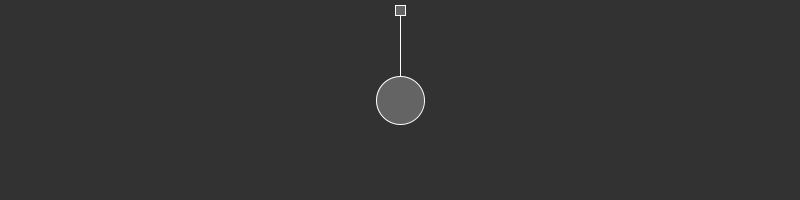
Frame 1 (no input)
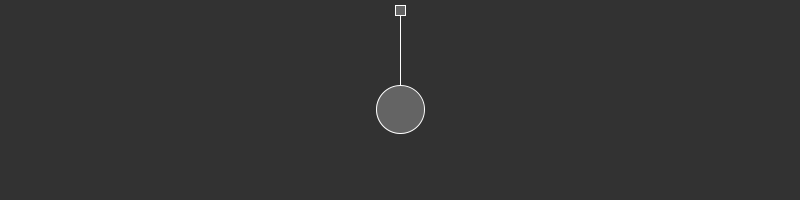
Frame 60 (the mouse pressed at the canvas centre just before this capture)
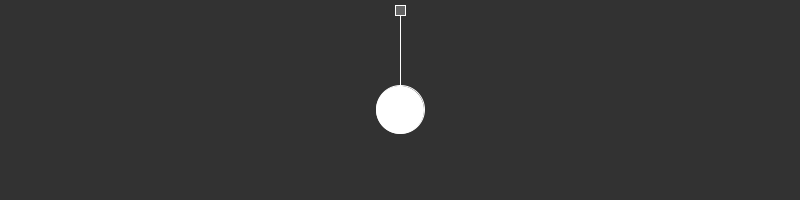
Frame 120 (the mouse held since frame 60 and released just before this capture)

The Processing sketch that drew these frames (run headless with seeded random() and noise(); from frame 60 on, the mouse is pressed at the canvas centre):

// Processing sketch: _3_10_spring
// ── _3_10_spring.pde
// Nature of Code 2011
// Daniel Shiffman
// Chapter 3: Oscillation
// Mover attached to spring connection
// PVector
// http://www.shiffman.net


// Mover object
Bob bob;

// Spring object
Spring spring;

void setup() {
  size(800,200);
  smooth();
  // Create objects at starting location
  // Note third argument in Spring constructor is "rest length"
  spring = new Spring(width/2,10,100); 
  bob = new Bob(width/2,100); 

}

void draw()  {
  background(50); 
  // Apply a gravity force to the bob
  PVector gravity = new PVector(0,1);
  bob.applyForce(gravity);
  
  // Connect the bob to the spring (this calculates the force)
  spring.connect(bob);
  // Constrain spring distance between min and max
  spring.constrainLength(bob,30,200);
  
  // Update bob
  bob.update();
  // If it's being dragged
  bob.drag(mouseX,mouseY);
  
  // Draw everything
  spring.displayLine(bob); // Draw a line between spring and bob
  bob.display(); 
  spring.display(); 
  
  fill(255);
  //text("click on bob to drag",10,height-5);
}


// For mouse interaction with bob

void mousePressed()  {
  bob.clicked(mouseX,mouseY);
}

void mouseReleased()  {
  bob.stopDragging(); 
}



// ── Mover.pde
// Nature of Code 2011
// Daniel Shiffman
// Chapter 3: Oscillation

// Bob class, just like our regular Mover (location, velocity, acceleration, mass)

class Bob { 
  PVector location;
  PVector velocity;
  PVector acceleration;
  float mass = 10;
  
  // Arbitrary damping to simulate friction / drag 
  float damping = 0.98;

  // For mouse interaction
  PVector drag;
  boolean dragging = false;

  // Constructor
  Bob(float x, float y) {
    location = new PVector(x,y);
    velocity = new PVector();
    acceleration = new PVector();
    drag = new PVector();
  } 

  // Standard Euler integration
  void update() { 
    velocity.add(acceleration);
    velocity.mult(damping);
    location.add(velocity);
    acceleration.mult(0);
  }

  // Newton's law: F = M * A
  void applyForce(PVector force) {
    PVector f = force.get();
    f.div(mass);
    acceleration.add(f);
  }


  // Draw the bob
  void display() { 
    stroke(255);
    fill(100);
    if (dragging) {
      fill(255);
    }
    ellipse(location.x,location.y,48,48);
  } 

  // The methods below are for mouse interaction

  // This checks to see if we clicked on the mover
  void clicked(int mx, int my) {
    float d = dist(mx,my,location.x,location.y);
    if (d < mass) {
      dragging = true;
      drag.x = location.x-mx;
      drag.y = location.y-my;
    }
  }

  void stopDragging() {
    dragging = false;
  }

  void drag(int mx, int my) {
    if (dragging) {
      location.x = mx + drag.x;
      location.y = my + drag.y;
    }
  }
}


// ── Spring.pde
// Nature of Code 2011
// Daniel Shiffman
// Chapter 3: Oscillation

// Class to describe an anchor point that can connect to "Bob" objects via a spring
// Thank you: http://www.myphysicslab.com/spring2d.html

class Spring { 

  // Location
  PVector anchor;

  // Rest length and spring constant
  float len;
  float k = 0.1;
  
  // Constructor
  Spring(float x, float y, int l) {
    anchor = new PVector(x,y);
    len = l;
  } 

  // Calculate spring force
  void connect(Bob b) {
    // Vector pointing from anchor to bob location
    PVector force = PVector.sub(b.location,anchor);
    // What is distance
    float d = force.mag();
    // Stretch is difference between current distance and rest length
    float stretch = d - len;
    
    // Calculate force according to Hooke's Law
    // F = k * stretch
    force.normalize();
    force.mult(-1 * k * stretch);
    b.applyForce(force);
  }

  // Constrain the distance between bob and anchor between min and max
  void constrainLength(Bob b, float minlen, float maxlen) {
    PVector dir = PVector.sub(b.location,anchor);
    float d = dir.mag();
    // Is it too short?
    if (d < minlen) {
      dir.normalize();
      dir.mult(minlen);
      // Reset location and stop from moving (not realistic physics)
      b.location = PVector.add(anchor,dir);
      b.velocity.mult(0);
    // Is it too long?
    } else if (d > maxlen) {
      dir.normalize();
      dir.mult(maxlen);
      // Reset location and stop from moving (not realistic physics)
      b.location = PVector.add(anchor,dir);
      b.velocity.mult(0);
    }
  }

  void display() { 
    fill(100);
    rectMode(CENTER);
    rect(anchor.x,anchor.y,10,10);
  }
  
  void displayLine(Bob b) {
    stroke(255);
    line(b.location.x,b.location.y,anchor.x,anchor.y);
  }
  
}
